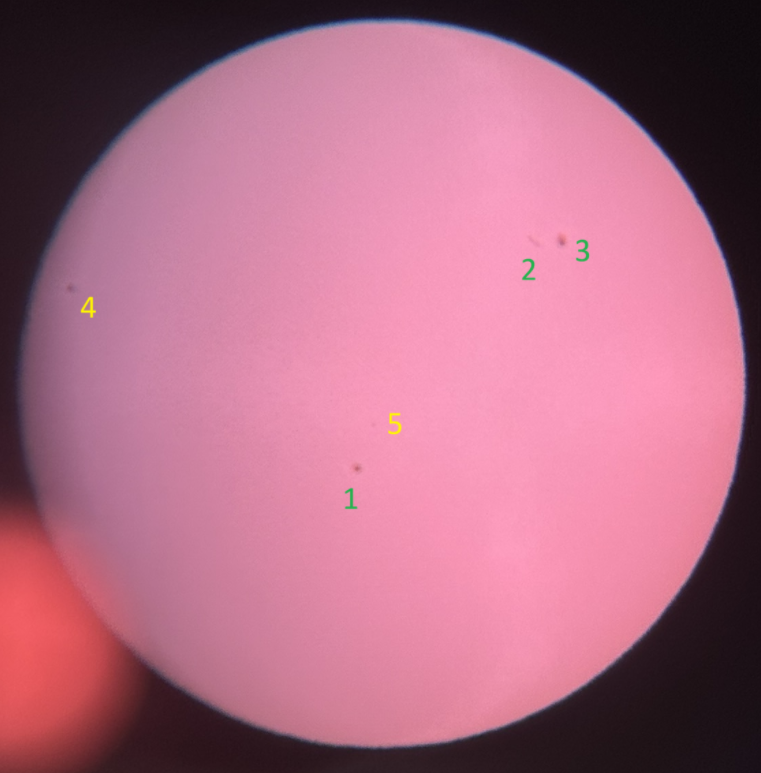
#> input picture fotos abril 2026/fotos sin ejes con numeros/limpia martes_14-4-26_11_18.png, 761 x 773 px
$ python -i dibujar_ejes_TODAS_limpias.py   (imports and definitions only)
#> lines starting #> are read from the running program, lines starting #| are printed output that depends on the picture; after the words box and inside, x2 and y2 are one past the last pixel; in counts of white or black regions, pixels touching at a corner belong together
# -*- coding: utf-8 -*-
"""
Pone EJES (ecuador + paralelos curvos + eje N-S) en TODAS las fotos limpias
de fotos_con_ejes_TODAS, usando los datos propios de cada observacion (BD):
mu, beta, lambda_sol, y las manchas con su latitud.

- Detecta el disco en cada imagen limpia (centro, radio).
- Usa la inversa exacta del codigo (round-trip verificado).
- Eje N-S con el polo norte CORREGIDO (con l_sol).
"""
import os, sqlite3, glob, re, random
import numpy as np
import cv2
from math import sin, cos, asin, atan2, sqrt, radians, degrees, pi, hypot
from PIL import Image, ImageDraw, ImageFont
# [1 line not run here, left out]

CARPETA = os.path.dirname(os.path.dirname(os.path.abspath(__file__)))
RUTA_BD = os.path.join(CARPETA, 'gestor_web', 'manchas_tfg.db')
DIR_IN  = os.path.join(CARPETA, 'fotos_con_ejes_TODAS')
DIR_OUT = os.path.join(DIR_IN, 'CON_EJES_CURVOS')
# [1 line not run here, left out]
PHI_ZERO     = radians(82.0 + 44.0/60.0 + 53.56/3600.0)
LAMBDA_NORTH = radians(-13.0 - 52.0/60.0 - 21.41/3600.0)

# ---------- inversa (Phi,L)->pixel ----------
def pole_proj(l_sol):
    C=(l_sol+pi)-LAMBDA_NORTH
    return (cos(PHI_ZERO)*cos(C), -cos(PHI_ZERO)*sin(C), sin(PHI_ZERO))
# [29 lines left out: functions base_perp, punto_px, paralelo, norte_px, not called in this run]

# ---------- detectar disco (cv2 + RANSAC, robusto a recortes/dedo/halo) ----------
def _circ3(p1,p2,p3):
    ax,ay=p1; bx,by=p2; cx,cy=p3
    d=2*(ax*(by-cy)+bx*(cy-ay)+cx*(ay-by))
    if abs(d)<1e-6: return None
    ux=((ax*ax+ay*ay)*(by-cy)+(bx*bx+by*by)*(cy-ay)+(cx*cx+cy*cy)*(ay-by))/d
    uy=((ax*ax+ay*ay)*(cx-bx)+(bx*bx+by*by)*(ax-cx)+(cx*cx+cy*cy)*(bx-ax))/d
    return ux,uy,sqrt((ax-ux)**2+(ay-uy)**2)
def detectar_disco(path):
    im=cv2.imread(path); g=cv2.cvtColor(im,cv2.COLOR_BGR2GRAY); H,W=g.shape
#> in detectar_disco, im is the input picture: shape (773, 761, 3); mean B, G, R 129.3, 105.5, 172.8
#> after `g = cv2.cvtColor(im, cv2.COLOR_BGR2GRAY)`:
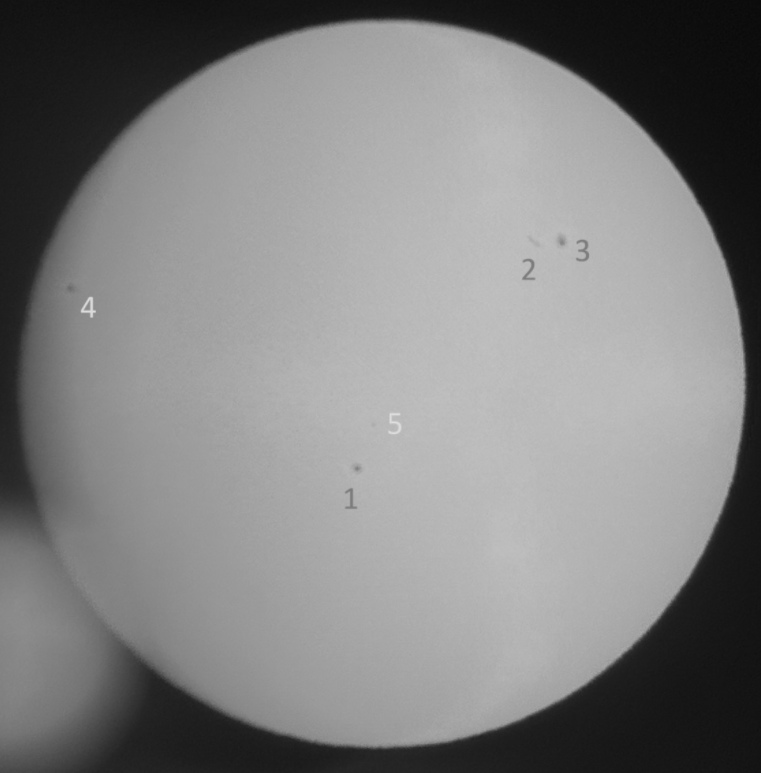
#> g: shape (773, 761); min 8, max 223, mean 128.4
#> after `H, W = g.shape`: H = 773; W = 761
    # Borde mas nitido (limbo real): Canny ignora el halo (gradiente suave)
    # y el brillo absoluto (sobreexposicion). RANSAC descarta dedo/manchas/bordes.
    gb=cv2.GaussianBlur(g,(7,7),0)
    edges=cv2.Canny(gb,25,70)
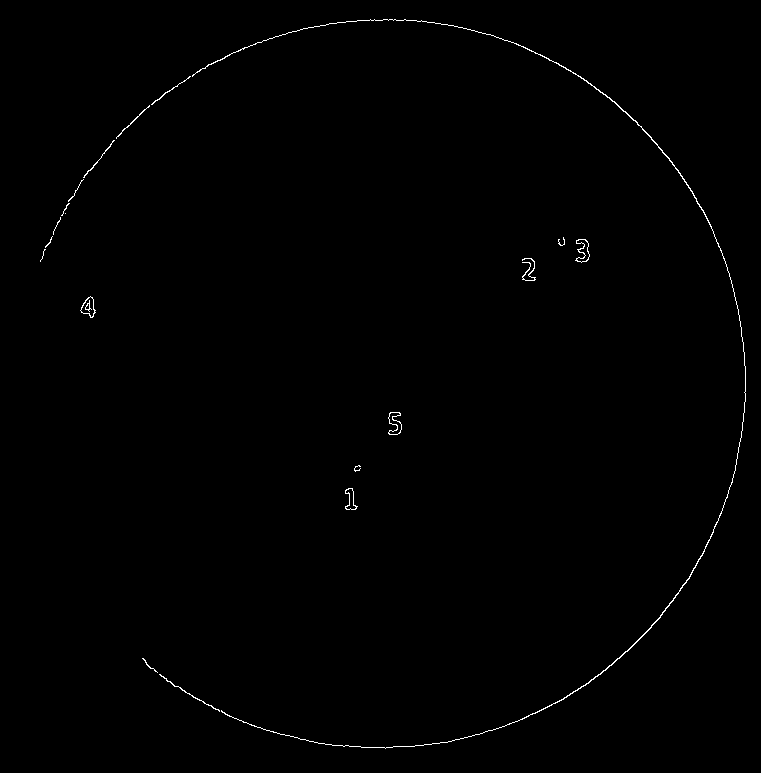
#> edges: shape (773, 761); 0.44% white in thin lines or dots, all inside (x1, y1, x2, y2) = (40, 19, 746, 749)
    ys,xs=np.where(edges>0)
#> ys = 2611 values from 19 to 748; xs = 2611 values, max 745 at index 1444, min 40 at index 1149, mean 451.5
    keep=(xs>4)&(xs<W-4)&(ys>4)&(ys<H-4)
    pts=np.c_[xs[keep],ys[keep]].astype(float)
#> pts = 2611 pairs, first value 40 to 745, second value 19 to 748
    if len(pts)<50: return None
    best=None;bestn=0;bestin=None
    for _ in range(6000):
        s=random.sample(range(len(pts)),3)
        c3=_circ3(pts[s[0]],pts[s[1]],pts[s[2]])
        if not c3: continue
        xc,yc,R=c3
        if R<W*0.18 or R>W*1.8: continue
        dd=np.abs(np.sqrt((pts[:,0]-xc)**2+(pts[:,1]-yc)**2)-R)
        ninl=int((dd<4).sum())
        if ninl>bestn: bestn=ninl;best=c3;bestin=dd<4
#> this loop made 6000 passes
#> (s, ax in _circ3, ay in _circ3, bx in _circ3, by in _circ3, cx in _circ3, cy in _circ3, d in _circ3) on passes 1, 2, 4, 6, 16, 25: ([1577, 1722, 165], 390, 430, 727, 497, 301, 29, -258348), ([1060, 2094, 1990], 45, 247, 162, 676, 634, 643, -412698), ([1466, 2389, 894], 745, 388, 490, 730, 699, 204, 125304), ([572, 388, 2532], 620, 107, 206, 66, 347, 745, -550650), ([4, 2506, 2021], 385, 19, 327, 744, 142, 658, 278226), ([832, 2470, 2241], 686, 183, 311, 741, 211, 705, 138600)
#> (s, ax in _circ3, ay in _circ3, bx in _circ3, by in _circ3, cx in _circ3, cy in _circ3, d in _circ3) on passes 3, 5, 7, 8, 9, 10: ([1658, 1242, 1952], 357, 470, 532, 277, 654, 623, 168192), ([2067, 570, 1154], 154, 669, 148, 107, 576, 260, 479236), ([1026, 2181, 2465], 576, 243, 572, 693, 452, 740, 107624), ([601, 1270, 404], 139, 115, 732, 284, 201, 69, -75512), ([302, 1352, 1933], 530, 50, 89, 309, 662, 613, -564942), ([2292, 412, 1449], 225, 714, 570, 70, 745, 371, 433090)
    if best is None: return None
    x,y=pts[bestin,0],pts[bestin,1]
    A=np.c_[2*x,2*y,np.ones(len(x))]; b=x*x+y*y
    sol,*_=np.linalg.lstsq(A,b,rcond=None)
    xc,yc=sol[0],sol[1]; R=sqrt(sol[2]+xc*xc+yc*yc)
    res=float(np.mean(np.abs(np.sqrt((x-xc)**2+(y-yc)**2)-R)))
    return xc,yc,R,res

# ---------- BD ----------
# [1 line that did not run here, left out]
# [10 lines left out: functions obs_por_nombre, limpiar_nombre, not called in this run]

# ---------- proceso ----------
try: fnt=ImageFont.truetype(r'C:\Windows\Fonts\arialbd.ttf',18)
except: fnt=ImageFont.load_default()

import sys
EXTRA = os.path.join(CARPETA, 'fotos abril 2026', 'fotos sin ejes con numeros')
archivos = glob.glob(os.path.join(DIR_IN,'limpia *.png')) + glob.glob(os.path.join(EXTRA,'limpia *.png'))
# si se pasan filtros por linea de comandos, solo procesar esos (no tocar el resto)
filtros=[a.lower() for a in sys.argv[1:]]
if filtros:
    archivos=[f for f in archivos if any(k in os.path.basename(f).lower() for k in filtros)]
# quitar duplicados por nombre (prioridad: el primero encontrado)
vistos=set(); unicos=[]
# [4 lines not run here, left out]
archivos=unicos
# [41 lines not run here, left out]

>>> result = detectar_disco('../fotos abril 2026/fotos sin ejes con numeros/limpia martes_14-4-26_11_18.png')

$ run again, on José_Luis_Guijarro_agosto_2024_ fotos_sol/S16_190824.jpg
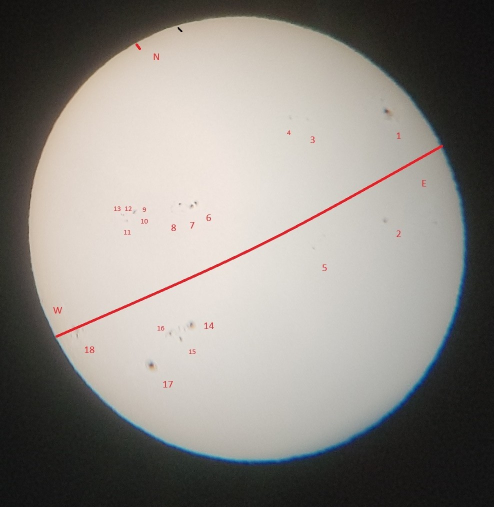
#> input picture José_Luis_Guijarro_agosto_2024_ fotos_sol/S16_190824.jpg, 988 x 1014 px (shown at 1/2 size)
#> in detectar_disco, im is the input picture: shape (1014, 988, 3); mean B, G, R 130.6, 135.9, 140.2
#> in detectar_disco, `g = cv2.cvtColor(im, cv2.COLOR_BGR2GRAY)`:
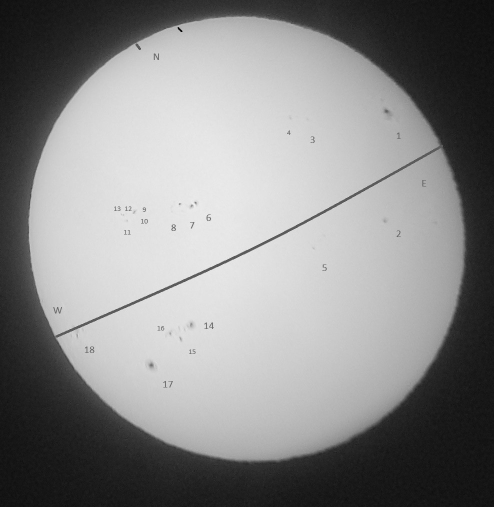
#> g: shape (1014, 988) (shown at 1/2 size); min 2, max 250, mean 136.6
#> in detectar_disco, `edges=cv2.Canny(gb,25,70)`:
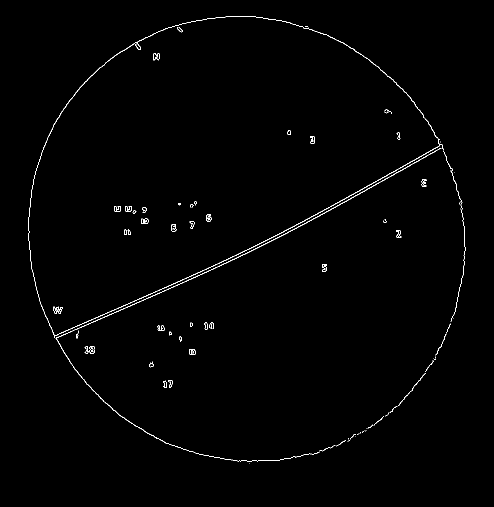
#> edges: shape (1014, 988) (shown at 1/2 size); 0.7% white in thin lines or dots, all inside (x1, y1, x2, y2) = (57, 32, 932, 927)
#> ys = 7057 values from 32 to 926; xs = 7057 values, max 931 at index 3807, min 57 at index 2949, mean 472.9
#> pts = 7057 pairs, first value 57 to 931, second value 32 to 926
#> the loop in detectar_disco, `for _ in range(6000):` made 6000 passes
#> (s, ax in _circ3, ay in _circ3, bx in _circ3, by in _circ3, cx in _circ3, cy in _circ3, d in _circ3) on passes 1, 8, 12, 18, 43: ([6917, 3155, 6209], 576, 916, 772, 444, 342, 772, -277344), ([776, 5065, 6548], 316, 119, 92, 634, 736, 855, -762328), ([604, 6967, 5603], 281, 98, 538, 920, 109, 674, 578832), ([510, 6594, 4494], 273, 87, 296, 867, 72, 576, 336054), ([1066, 1225, 316], 817, 192, 119, 230, 330, 58, 224076)
